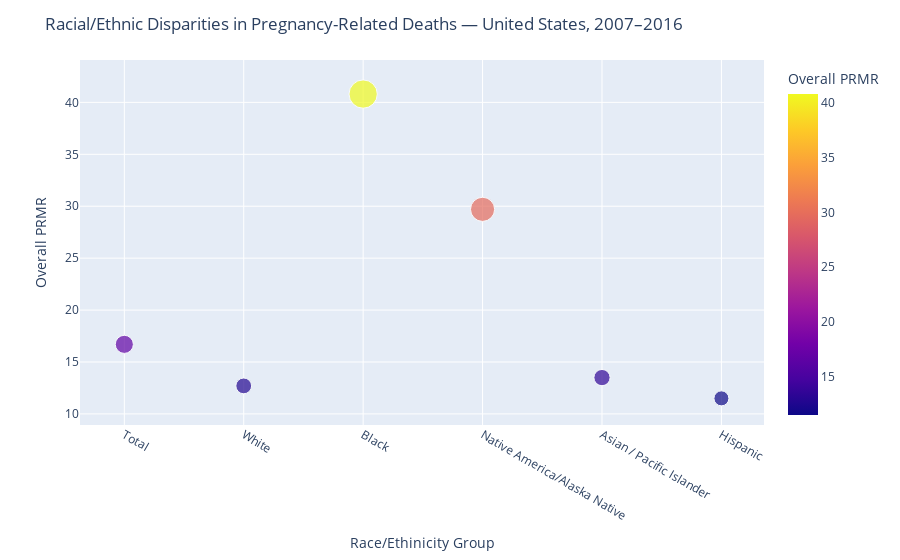

Write notebook code for a chart like this one.
### Code cell
import plotly.express as px #plotly express
fig1=px.scatter(prmr, x='Race/Ethinicity Group', y='Overall PRMR', color='Overall PRMR', size='Overall PRMR')
fig1.update_layout(title='Racial/Ethnic Disparities in Pregnancy-Related Deaths — United States, 2007–2016')
fig1.show()

### Figure 1 — Plotly figure (JSON) as saved in the notebook; plotly's stock layout.template omitted (floating-point values rounded to 4 significant figures)
{"data": [{"hovertemplate": "Race/Ethinicity Group=%{x}<br>Overall PRMR=%{marker.color}<extra></extra>", "legendgroup": "", "marker": {"color": [16.7, 12.7, 40.8, 29.7, 13.5, 11.5], "coloraxis": "coloraxis", "size": [16.7, 12.7, 40.8, 29.7, 13.5, 11.5], "sizemode": "area", "sizeref": 0.102, "symbol": "circle"}, "mode": "markers", "name": "", "orientation": "v", "showlegend": false, "type": "scatter", "x": ["Total", "White", "Black", "Native America/Alaska Native", "Asian / Pacific Islander", "Hispanic"], "xaxis": "x", "y": [16.7, 12.7, 40.8, 29.7, 13.5, 11.5], "yaxis": "y"}], "layout": {"autosize": true, "coloraxis": {"colorbar": {"title": {"text": "Overall PRMR"}}, "colorscale": [[0, "#0d0887"], [0.1111, "#46039f"], [0.2222, "#7201a8"], [0.3333, "#9c179e"], [0.4444, "#bd3786"], [0.5556, "#d8576b"], [0.6667, "#ed7953"], [0.7778, "#fb9f3a"], [0.8889, "#fdca26"], [1, "#f0f921"]]}, "legend": {"itemsizing": "constant", "tracegroupgap": 0}, "margin": {"t": 60}, "title": {"text": "Racial/Ethnic Disparities in Pregnancy-Related Deaths — United States, 2007–2016"}, "xaxis": {"anchor": "y", "autorange": true, "domain": [0, 1], "range": [-0.3553, 5.343], "title": {"text": "Race/Ethinicity Group"}, "type": "category"}, "yaxis": {"anchor": "x", "autorange": true, "domain": [0, 1], "range": [8.432, 44.97], "title": {"text": "Overall PRMR"}, "type": "linear"}}}
